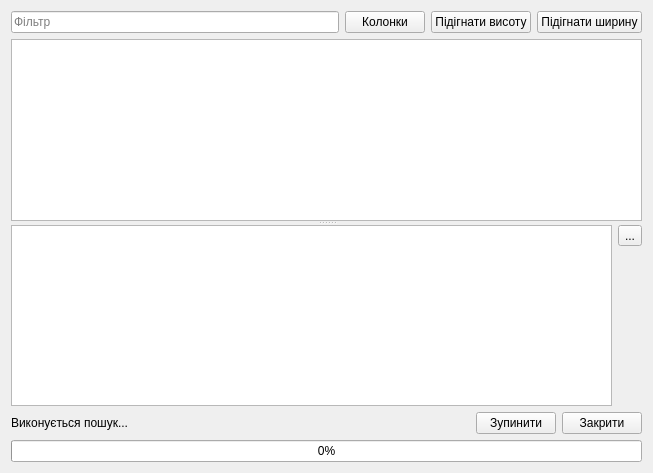
<?xml version="1.0" encoding="UTF-8"?>
<ui version="4.0">
 <class>FltrRezWdgt</class>
 <widget class="QWidget" name="FltrRezWdgt">
  <property name="geometry">
   <rect>
    <x>0</x>
    <y>0</y>
    <width>653</width>
    <height>473</height>
   </rect>
  </property>
  <property name="windowTitle">
   <string>Form</string>
  </property>
  <layout class="QVBoxLayout" name="verticalLayout">
   <item>
    <layout class="QHBoxLayout" name="horizontalLayout_2">
     <item>
      <widget class="QLineEdit" name="leFilter">
       <property name="placeholderText">
        <string>Фільтр</string>
       </property>
       <property name="clearButtonEnabled">
        <bool>true</bool>
       </property>
      </widget>
     </item>
     <item>
      <widget class="QPushButton" name="pushButton_3">
       <property name="text">
        <string>Колонки</string>
       </property>
       <property name="icon">
        <iconset resource="res.qrc">
         <normaloff>:/katynko/svg/table.svg</normaloff>:/katynko/svg/table.svg</iconset>
       </property>
      </widget>
     </item>
     <item>
      <widget class="QPushButton" name="pushButton_2">
       <property name="text">
        <string>Підігнати висоту</string>
       </property>
       <property name="icon">
        <iconset resource="res.qrc">
         <normaloff>:/katynko/svg3/mi22019.svg</normaloff>:/katynko/svg3/mi22019.svg</iconset>
       </property>
      </widget>
     </item>
     <item>
      <widget class="QPushButton" name="pushButton">
       <property name="text">
        <string>Підігнати ширину</string>
       </property>
       <property name="icon">
        <iconset resource="res.qrc">
         <normaloff>:/katynko/svg3/mi22017.svg</normaloff>:/katynko/svg3/mi22017.svg</iconset>
       </property>
      </widget>
     </item>
    </layout>
   </item>
   <item>
    <widget class="QSplitter" name="splitter">
     <property name="orientation">
      <enum>Qt::Vertical</enum>
     </property>
     <widget class="QTableView" name="tableView">
      <property name="editTriggers">
       <set>QAbstractItemView::NoEditTriggers</set>
      </property>
      <property name="alternatingRowColors">
       <bool>true</bool>
      </property>
      <property name="selectionBehavior">
       <enum>QAbstractItemView::SelectRows</enum>
      </property>
      <property name="sortingEnabled">
       <bool>true</bool>
      </property>
      <attribute name="horizontalHeaderDefaultSectionSize">
       <number>150</number>
      </attribute>
     </widget>
     <widget class="QWidget" name="widget" native="true">
      <layout class="QGridLayout" name="gridLayout">
       <property name="leftMargin">
        <number>0</number>
       </property>
       <property name="topMargin">
        <number>0</number>
       </property>
       <property name="rightMargin">
        <number>0</number>
       </property>
       <property name="bottomMargin">
        <number>0</number>
       </property>
       <item row="0" column="0" rowspan="2">
        <widget class="QPlainTextEdit" name="pteDetail"/>
       </item>
       <item row="0" column="1">
        <widget class="QToolButton" name="tbHide">
         <property name="text">
          <string>...</string>
         </property>
         <property name="icon">
          <iconset resource="res.qrc">
           <normaloff>:/katynko/svg2/arrow-down-double.svg</normaloff>:/katynko/svg2/arrow-down-double.svg</iconset>
         </property>
        </widget>
       </item>
       <item row="1" column="1">
        <spacer name="verticalSpacer">
         <property name="orientation">
          <enum>Qt::Vertical</enum>
         </property>
         <property name="sizeHint" stdset="0">
          <size>
           <width>20</width>
           <height>28</height>
          </size>
         </property>
        </spacer>
       </item>
      </layout>
     </widget>
    </widget>
   </item>
   <item>
    <layout class="QHBoxLayout" name="horizontalLayout">
     <item>
      <widget class="QLabel" name="label">
       <property name="sizePolicy">
        <sizepolicy hsizetype="Expanding" vsizetype="Preferred">
         <horstretch>0</horstretch>
         <verstretch>0</verstretch>
        </sizepolicy>
       </property>
       <property name="text">
        <string>Виконується пошук...</string>
       </property>
       <property name="wordWrap">
        <bool>true</bool>
       </property>
       <property name="textInteractionFlags">
        <set>Qt::LinksAccessibleByMouse|Qt::TextSelectableByMouse</set>
       </property>
      </widget>
     </item>
     <item>
      <widget class="QPushButton" name="pushButton_4">
       <property name="text">
        <string>Зупинити</string>
       </property>
       <property name="icon">
        <iconset resource="res.qrc">
         <normaloff>:/katynko/svg/edit-delete.svg</normaloff>:/katynko/svg/edit-delete.svg</iconset>
       </property>
      </widget>
     </item>
     <item>
      <widget class="QPushButton" name="pbClose">
       <property name="sizePolicy">
        <sizepolicy hsizetype="Preferred" vsizetype="Fixed">
         <horstretch>0</horstretch>
         <verstretch>0</verstretch>
        </sizepolicy>
       </property>
       <property name="text">
        <string>Закрити</string>
       </property>
       <property name="icon">
        <iconset resource="res.qrc">
         <normaloff>:/katynko/svg/window-close.svg</normaloff>:/katynko/svg/window-close.svg</iconset>
       </property>
      </widget>
     </item>
    </layout>
   </item>
   <item>
    <widget class="QProgressBar" name="progressBar">
     <property name="value">
      <number>0</number>
     </property>
    </widget>
   </item>
  </layout>
 </widget>
 <resources>
  <include location="res.qrc"/>
 </resources>
 <connections/>
</ui>
